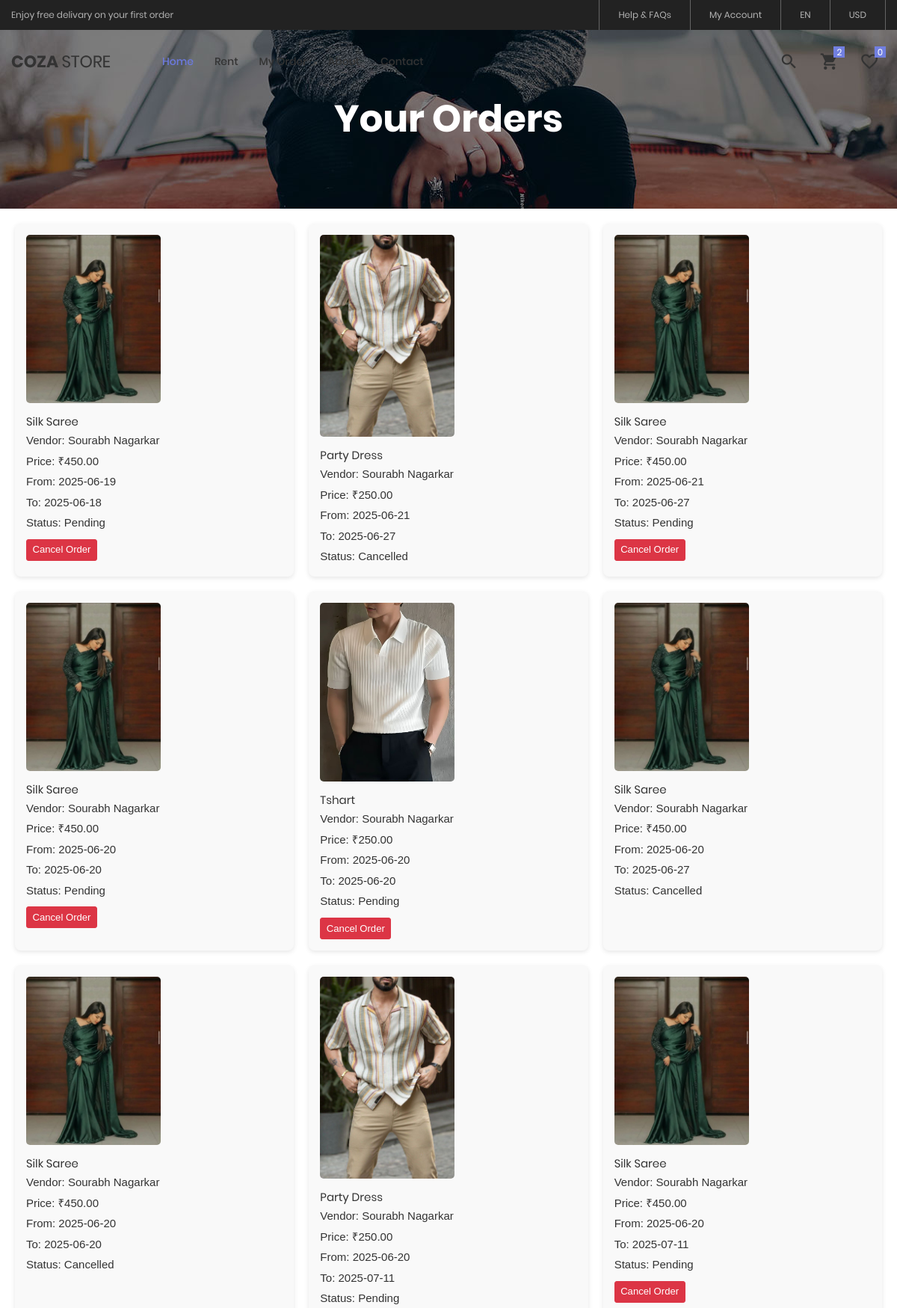
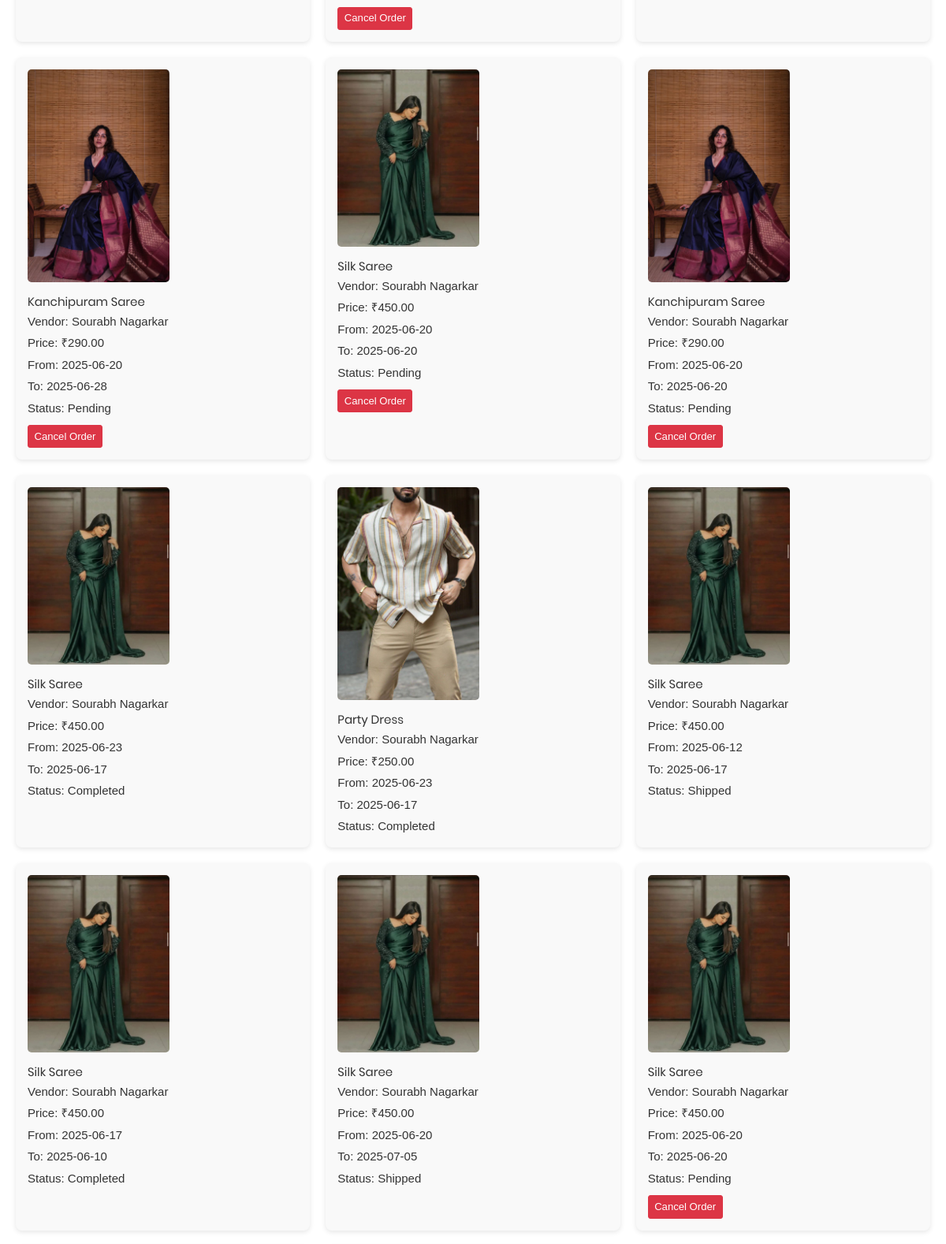
Page /OutfitOn/MyOrder.php (signed in, upper part) on the committed database (2 pictures, top to bottom).
### tables this page shows
CREATE TABLE `orders` (
  `id` int(11) NOT NULL,
  `user_id` int(11) DEFAULT NULL,
  `vendor_id` int(11) DEFAULT NULL,
  `cloth_id` int(11) DEFAULT NULL,
  `name` varchar(255) DEFAULT NULL,
  `price` decimal(10,2) DEFAULT NULL,
  `photo` varchar(255) DEFAULT NULL,
  `payment_method` varchar(20) DEFAULT NULL,
  `address` text DEFAULT NULL,
  `city` varchar(100) DEFAULT NULL,
  `state` varchar(100) DEFAULT NULL,
  `phone` varchar(20) DEFAULT NULL,
  `email` varchar(100) DEFAULT NULL,
  `status` varchar(50) DEFAULT NULL,
  `tdate` date DEFAULT NULL,
  `created_at` timestamp NOT NULL DEFAULT current_timestamp(),
  `fdate` date DEFAULT NULL
);

CREATE TABLE `clothes` (
  `id` int(11) NOT NULL,
  `name` varchar(100) NOT NULL,
  `description` text NOT NULL,
  `category` varchar(50) NOT NULL,
  `size` varchar(20) NOT NULL,
  `price` decimal(10,2) NOT NULL,
  `photo` varchar(255) NOT NULL,
  `user_id` int(11) NOT NULL,
  `vendor_id` int(11) DEFAULT NULL
);

CREATE TABLE `vendors` (
  `id` int(11) NOT NULL,
  `email` varchar(100) NOT NULL,
  `name` varchar(100) NOT NULL,
  `phone` varchar(15) NOT NULL,
  `address` text NOT NULL,
  `state` varchar(100) NOT NULL,
  `city` varchar(100) NOT NULL,
  `password` varchar(255) NOT NULL
);

### OutfitOn/MyOrder.php (the view, shortened to what this page needs)
<!DOCTYPE html>
<html lang="en">
<head>
	<link rel="stylesheet" type="text/css" href="vendor/bootstrap/css/bootstrap.min.css">
	<link rel="stylesheet" type="text/css" href="fonts/font-awesome-4.7.0/css/font-awesome.min.css">
	<link rel="stylesheet" type="text/css" href="fonts/iconic/css/material-design-iconic-font.min.css">
	<link rel="stylesheet" type="text/css" href="fonts/linearicons-v1.0.0/icon-font.min.css">
	<link rel="stylesheet" type="text/css" href="vendor/animate/animate.css">
	<link rel="stylesheet" type="text/css" href="vendor/css-hamburgers/hamburgers.min.css">
	<link rel="stylesheet" type="text/css" href="vendor/animsition/css/animsition.min.css">
	<link rel="stylesheet" type="text/css" href="vendor/select2/select2.min.css">
	<link rel="stylesheet" type="text/css" href="vendor/perfect-scrollbar/perfect-scrollbar.css">
	<link rel="stylesheet" type="text/css" href="css/util.css">
	<link rel="stylesheet" type="text/css" href="css/main.css">
</head>
<body class="animsition">
	<header>
		<div class="container-menu-desktop">
			<div class="top-bar">
				<div class="content-topbar flex-sb-m h-full container">
					<div class="left-top-bar">
						Enjoy free delivary on your first order
					</div>
					<div class="right-top-bar flex-w h-full">
						<a href="#" class="flex-c-m trans-04 p-lr-25">
							Help & FAQs
						</a>
						<a href="Register.php" class="flex-c-m trans-04 p-lr-25">
							My Account
						</a>
						<a href="#" class="flex-c-m trans-04 p-lr-25">
							EN
						</a>
						<a href="#" class="flex-c-m trans-04 p-lr-25">
							USD
						</a>
					</div>
				</div>
			</div>
			<div class="wrap-menu-desktop">
				<nav class="limiter-menu-desktop container">
					<a href="#" class="logo">
						<img src="images/icons/logo-01.png" alt="IMG-LOGO">
					</a>
					<div class="menu-desktop">
						<ul class="main-menu">
							<li class="active-menu">
								<a href="index.php">Home</a>
							</li>
							<li>
								<a href="showcloth.php">Rent</a>
							</li>
							<li>
								<a href="MyOrder.php">My Order</a>
							</li>
							<li>
								<a href="about.html">About</a>
							</li>
							<li>
								<a href="contact.php">Contact</a>
							</li>
						</ul>
					</div>
					<div class="wrap-icon-header flex-w flex-r-m">
						<div class="icon-header-item cl2 hov-cl1 trans-04 p-l-22 p-r-11 js-show-modal-search">
							<i class="zmdi zmdi-search"></i>
						</div>
						<div class="icon-header-item cl2 hov-cl1 trans-04 p-l-22 p-r-11 icon-header-noti js-show-cart" data-notify="2">
							<i class="zmdi zmdi-shopping-cart"></i>
						</div>
						<a href="#" class="icon-header-item cl2 hov-cl1 trans-04 p-l-22 p-r-11 icon-header-noti" data-notify="0">
							<i class="zmdi zmdi-favorite-outline"></i>
						</a>
					</div>
				</nav>
			</div>
		</div>
	</header>
	<section class="bg-img1 txt-center p-lr-15 p-tb-92" style="background-image: url('images/bg-02.jpg');">
		<h2 class="ltext-105 cl0 txt-center">
			Your Orders
		</h2>
	</section>
<div class="order-grid">
<?php
$conn = connectdb();
$user_id = $_SESSION['user'];
$sql = "SELECT o.*, c.name AS cloth_name,c.description AS cloth_description,c.category AS cloth_category,c.size AS cloth_size,c.photo AS cloth_photo,c.price AS cloth_price,v.name AS vendor_name,v.phone AS vendor_phone, v.city AS vendor_city FROM orders o JOIN clothes c ON o.cloth_id = c.id JOIN vendors v ON o.vendor_id = v.id WHERE o.user_id = ? ORDER BY o.created_at DESC";
$stmt = $conn->prepare($sql);
$stmt->bind_param("i", $user_id);
$stmt->execute();
$result = $stmt->get_result();
if ($result && $result->num_rows > 0) {
   while ($row = $result->fetch_assoc()) {
    echo '
    <div style="width: Auto;" class="order-card">
        <img style="width: 180px;" src="' . htmlspecialchars($row['cloth_photo']) . '" alt="PRODUCT">
        <div class="order-details">
            <a class="stext-116 cl8 hov-cl1 trans-04">
                ' . htmlspecialchars($row['cloth_name']) . '
            </a>
            <span>Vendor: ' . htmlspecialchars($row['vendor_name']) . '</span>
            <span>Price: ₹' . number_format($row['cloth_price'], 2) . '</span>
            <span>From: ' . $row['fdate'] . '</span>
            <span>To: ' . $row['tdate'] . '</span>
            <span>Status: ' . ucfirst($row['status']) . '</span>';
    if (strtolower($row['status']) === 'pending') {
        echo '
            <form action="cancel_order.php" method="POST">
                <input type="hidden" name="order_id" value="' . $row['id'] . '">
                <button type="submit" class="btn btn-danger btn-sm">Cancel Order</button>
            </form>';
    }
    echo '</div></div>';
}
} else {
    echo '<p>No orders found.</p>';
}
?>
</div>
</body>
</html>

### OutfitOn/css/main.css (style rules this page uses)
.container { max-width: 1380px; }
@media (max-width: 1600px) { .container { max-width: 1200px; } }
.container-menu-desktop { height: auto; width: 100%; position: relative; -webkit-transition: all 0.3s; -o-transition: all 0.3s; -moz-transition: all 0.3s; transition: all 0.3s; }
.top-bar { height: 40px; background-color: #222; }
.left-top-bar { font-family: Poppins-Regular; font-size: 12px; line-height: 1.8; color: #b2b2b2; }
.right-top-bar a { font-family: Poppins-Regular; font-size: 12px; line-height: 1.8; height: 100%; color: #b2b2b2; border-right: 1px solid rgba(255,255,255,0.3); }
.right-top-bar a:first-child { border-left: 1px solid rgba(255,255,255,0.3); }
.wrap-menu-desktop { position: fixed; z-index: 1100; background-color: transparent; width: 100%; height: 84px; top: 40px; left: 0px; -webkit-transition: height 0.3s, background-color 0.3s; -o-transition: height 0.3s, background-color 0.3s; -moz-transition: height 0.3s, background-color 0.3s; transition: height 0.3s, background-color 0.3s; }
.limiter-menu-desktop { height: 100%; display: -webkit-box; display: -webkit-flex; display: -moz-box; display: -ms-flexbox; display: flex; align-items: center; background-color: transparent; }
.logo { display: -webkit-box; display: -webkit-flex; display: -moz-box; display: -ms-flexbox; display: flex; align-items: center; height: 65%; margin-right: 55px; }
.logo img { max-width: 100%; max-height: 100%; }
.menu-desktop { display: -webkit-box; display: -webkit-flex; display: -moz-box; display: -ms-flexbox; display: flex; align-items: center; height: 100%; }
.main-menu { list-style-type: none; margin: 0; display: -webkit-box; display: -webkit-flex; display: -moz-box; display: -ms-flexbox; display: flex; align-items: center; }
.main-menu > li { display: block; position: relative; padding: 20px 10px 20px 0px; margin: 0px 4px 0px 14px; }
.main-menu > li > a { font-family: Poppins-Medium; font-size: 14px; color: #333; padding: 5px 0px; transition: all 0.4s; -webkit-transition: all 0.4s; -o-transition: all 0.4s; -moz-transition: all 0.4s; }
.wrap-icon-header { flex-grow: 1; }
.icon-header-item { position: relative; font-size: 26px; line-height: 1; cursor: pointer; }
.icon-header-noti::after { content: attr(data-notify); font-family: Poppins-Regular; font-size: 12px; color: #fff; line-height: 15px; text-align: center; display: block; position: absolute; top: -7px; right: 0; min-width: 15px; height: 15px; padding: 0 3px; background-color: #717fe0; }
.main-menu > li.active-menu > a { color: #6c7ae0; }
.cl0 { color: #fff; }
.cl2 { color: #333; }
.cl8 { color: #555; }
.stext-116 { font-family: Poppins-Regular; font-size: 15px; line-height: 1.266667; }
.ltext-105 { font-family: Poppins-Bold; font-size: 50px; line-height: 1.1; }
.bg-img1 { background-size: cover; background-position: center center; background-repeat: no-repeat; }

### OutfitOn/MyOrder.php (style rules this page uses)
.order-grid { display: grid; grid-template-columns: repeat(auto-fit, minmax(300px, 1fr)); gap: 20px; padding: 20px; }
.order-card { background-color: #f9f9f9; border-radius: 8px; overflow: hidden; box-shadow: 0 2px 6px rgba(0,0,0,0.1); padding: 15px; transition: transform 0.3s ease; }
.order-card img { width: 100%; border-radius: 5px; }
.order-card .order-details { padding-top: 10px; }
.order-card .order-details span, .order-card .order-details a { display: block; margin-top: 5px; color: #333; }
.order-card form { margin-top: 10px; }

### rows in the picture
orders: cloth.photo (picture), cloth.name "Silk Saree", vendor.name "Sourabh Nagarkar", cloth.price "450.00", fdate "2025-06-19", tdate "2025-06-18", status "Pending"
orders: cloth.photo (picture), cloth.name "Party Dress", vendor.name "Sourabh Nagarkar", cloth.price "250.00", fdate "2025-06-21", tdate "2025-06-27", status "Cancelled"
orders: cloth.photo (picture), cloth.name "Silk Saree", vendor.name "Sourabh Nagarkar", cloth.price "450.00", fdate "2025-06-21", tdate "2025-06-27", status "Pending"
orders: cloth.photo (picture), cloth.name "Silk Saree", vendor.name "Sourabh Nagarkar", cloth.price "450.00", fdate "2025-06-20", tdate "2025-06-20", status "Pending"
orders: cloth.photo (picture), cloth.name "Tshart", vendor.name "Sourabh Nagarkar", cloth.price "250.00", fdate "2025-06-20", tdate "2025-06-20", status "Pending"
orders: cloth.photo (picture), cloth.name "Silk Saree", vendor.name "Sourabh Nagarkar", cloth.price "450.00", fdate "2025-06-20", tdate "2025-06-27", status "Cancelled"
orders: cloth.photo (picture), cloth.name "Silk Saree", vendor.name "Sourabh Nagarkar", cloth.price "450.00", fdate "2025-06-20", tdate "2025-06-20", status "Cancelled"
orders: cloth.photo (picture), cloth.name "Party Dress", vendor.name "Sourabh Nagarkar", cloth.price "250.00", fdate "2025-06-20", tdate "2025-07-11", status "Pending"
orders: cloth.photo (picture), cloth.name "Silk Saree", vendor.name "Sourabh Nagarkar", cloth.price "450.00", fdate "2025-06-20", tdate "2025-07-11", status "Pending"
orders: cloth.photo (picture), cloth.name "Kanchipuram Saree", vendor.name "Sourabh Nagarkar", cloth.price "290.00", fdate "2025-06-20", tdate "2025-06-28", status "Pending"
orders: cloth.photo (picture), cloth.name "Silk Saree", vendor.name "Sourabh Nagarkar", cloth.price "450.00", fdate "2025-06-20", tdate "2025-06-20", status "Pending"
orders: cloth.photo (picture), cloth.name "Kanchipuram Saree", vendor.name "Sourabh Nagarkar", cloth.price "290.00", fdate "2025-06-20", tdate "2025-06-20", status "Pending"
orders: cloth.photo (picture), cloth.name "Silk Saree", vendor.name "Sourabh Nagarkar", cloth.price "450.00", fdate "2025-06-23", tdate "2025-06-17", status "Completed"
orders: cloth.photo (picture), cloth.name "Party Dress", vendor.name "Sourabh Nagarkar", cloth.price "250.00", fdate "2025-06-23", tdate "2025-06-17", status "Completed"
orders: cloth.photo (picture), cloth.name "Silk Saree", vendor.name "Sourabh Nagarkar", cloth.price "450.00", fdate "2025-06-12", tdate "2025-06-17", status "Shipped"
orders: cloth.photo (picture), cloth.name "Silk Saree", vendor.name "Sourabh Nagarkar", cloth.price "450.00", fdate "2025-06-17", tdate "2025-06-10", status "Completed"
orders: cloth.photo (picture), cloth.name "Silk Saree", vendor.name "Sourabh Nagarkar", cloth.price "450.00", fdate "2025-06-20", tdate "2025-07-05", status "Shipped"
orders: cloth.photo (picture), cloth.name "Silk Saree", vendor.name "Sourabh Nagarkar", cloth.price "450.00", fdate "2025-06-20", tdate "2025-06-20", status "Pending"
